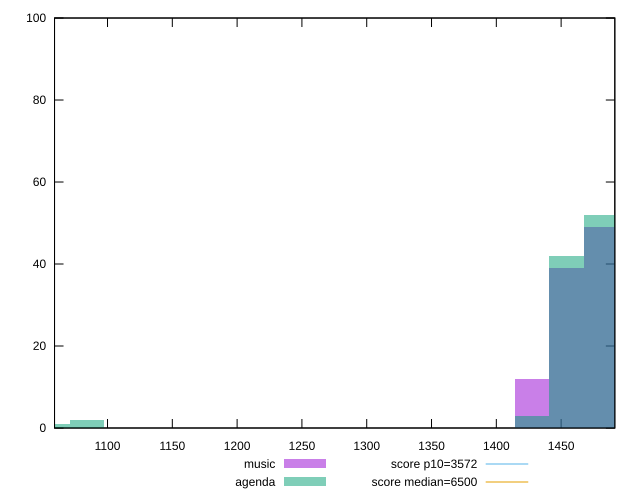

Here is the gnuplot script that generated this plot:
reset

$music <<EOF
1480.6257954814373 49
1454.1860491335547 39
1427.7463027856718 12
EOF

$agenda <<EOF
1480.6257954814373 52
1454.1860491335547 42
1427.7463027856718 3
1084.029600263195 2
1057.5898539153125 1
EOF

set key outside below
set boxwidth 26.43974634788281
set xrange [1059.1248:1491.4308]
set yrange [0:100]
set trange [0:100]
set style fill transparent solid 0.5 noborder

set parametric
set terminal svg size 640, 500 enhanced background rgb 'white'
set output "reports/report_00031_2021-02-24T23-18-18.084Z/first-cpu-idle/comparison/histogram/0_vs_1.svg"

plot $music title "music" with boxes, \
     $agenda title "agenda" with boxes, \
     3572,t title "score p10=3572", \
     6500,t title "score median=6500"

reset
